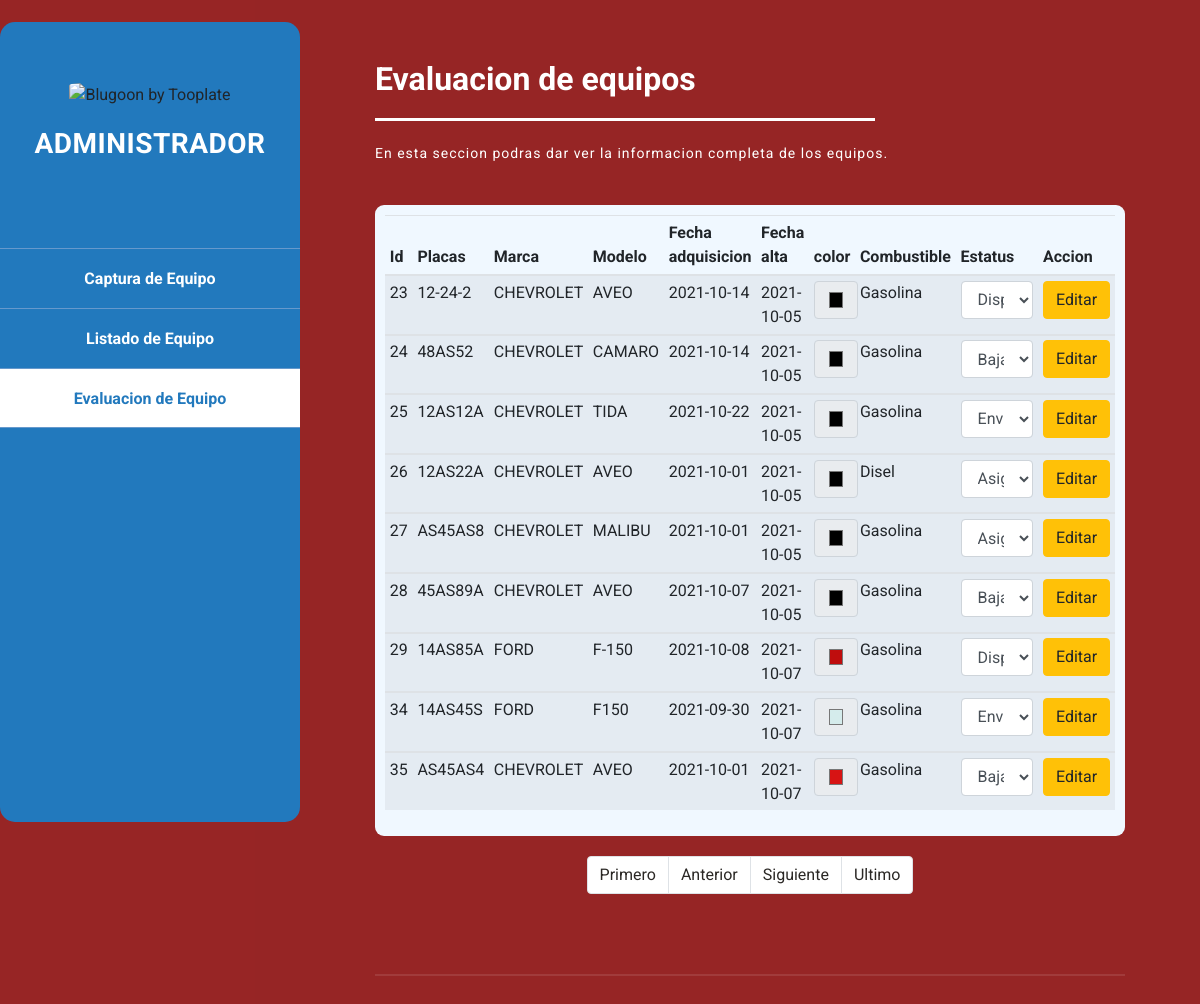
The app's page /evaluacion_equipo.php with its own data.
### tables this page shows
CREATE TABLE `equipo` (
  `id` int(10) NOT NULL,
  `placas` varchar(7) NOT NULL,
  `marca` varchar(30) NOT NULL,
  `modelo` varchar(30) NOT NULL,
  `fecha_adquisicion` date NOT NULL,
  `estatus` varchar(10) NOT NULL,
  `fecha_alta` date NOT NULL DEFAULT current_timestamp(),
  `color` varchar(15) NOT NULL,
  `combustible` varchar(20) NOT NULL
);

### evaluacion_equipo.php (the view, shortened to what this page needs)
<?php
include("conn/connLocalhost.php");
if (isset($_GET['pageno'])) {
    $pageno = $_GET['pageno'];
} else {
    $pageno = 1;
}
$no_of_records_per_page = 10;
$offset = ($pageno-1) * $no_of_records_per_page;
$total_pages_sql = "SELECT COUNT(*) FROM equipo";
$result = mysqli_query($connLocalhost,$total_pages_sql);
$total_rows = mysqli_fetch_array($result)[0];
$total_pages = ceil($total_rows / $no_of_records_per_page);
$valor="";
$queryGetEquipo = "SELECT id, placas, marca, modelo, fecha_adquisicion, estatus, fecha_alta, color, combustible FROM equipo WHERE placas LIKE '%$valor%'  ORDER BY id LIMIT $offset, $no_of_records_per_page ";
$resQueryGetEquipo = mysqli_query($connLocalhost, $queryGetEquipo) or trigger_error("There was an error getting the user data... please try again");
$EquipoDetails = mysqli_fetch_assoc($resQueryGetEquipo);
 ?>
<!DOCTYPE html>
<html lang="en">
  <head>
    <link href="vendor/bootstrap/css/bootstrap.min.css" rel="stylesheet" />
    <link rel="stylesheet" href="assets/css/fontawesome.css" />
    <link rel="stylesheet" href="assets/css/tooplate-style.css" />
    <link rel="stylesheet" href="assets/css/owl.css" />
    <link rel="stylesheet" href="assets/css/lightbox.css" />
  </head>
  <body >
    <div id="page-wraper" style="background-color:#870505de;">
      <div class="responsive-nav">
        <div id="menu" class="menu">
          <div class="container">
            <div class="image">
              <a href="#"><img src="https://www.proyectosabs.com/images/biglogo.fw.png" alt="Blugoon by Tooplate" /></a>
            </div>
            <div class="author-content">
              <h4>Administrador</h4>
            </div>
            <nav class="main-nav" role="navigation">
              <ul class="main-menu">
                <br>
                <br>
                <li><a href="index.php">Captura de Equipo</a></li>
                <li ><a href="listado_equipos.php">Listado de Equipo</a></li>
                <li class="active"><a href="evaluacion_equipo.php">Evaluacion de Equipo</a></li>
              </ul>
            </nav>
          </div>
        </div>
      </div>
      <section class="section about-me"style="width: 65%;" data-section="section1">
        <div class="container">
          <div class="section-heading">
            <h2>Evaluacion de equipos</h2>
            <div class="line-dec"></div>
            <span>En esta seccion podras dar ver la informacion completa de los equipos.</span>
          </div>
       <div class="right-image-post">
        <div class="" >
          <div class="table-striped table-responsive table-sm "style="padding: 10px; border-radius: 9px; background: aliceblue; ">
            <table  class="table table-striped breadcrumb-section "   >
              <thead>
                <tr>
                  <th  scope="col">Id</th>
                  <th scope="col">Placas</th>
                  <th scope="col">Marca</th>
                  <th scope="col">Modelo</th>
                  <th scope="col">Fecha adquisicion</th>
                  <th scope="col">Fecha alta</th>
                  <th scope="col">color</th>
                  <th scope="col">Combustible</th>
                  <th style="width: 14%;"  scope="col">Estatus</th>
                  <th  scope="col">  &nbsp;&nbsp; &nbsp;&nbsp; Accion</th>
                </tr>
              </thead>
              <tbody>
                <?php
                 do { ?>
                <tr>
                  <td><?php echo $EquipoDetails['id'] ?></td>
                  <td><?php echo $EquipoDetails['placas'] ?></td>
                  <td><?php echo $EquipoDetails['marca'] ?></td>
                  <td><?php echo $EquipoDetails['modelo'] ?></td>
                  <td><?php echo $EquipoDetails['fecha_adquisicion'] ?></td>
                  <td><?php echo $EquipoDetails['fecha_alta'] ?></td>
                  <td>
                  <input type="color" style="WIDTH: 122%;" class="form-control form-control-color" disabled id="exampleColorInput" value="<?php echo $EquipoDetails['color'] ?>" >
                  </td>
                  <td><?php echo $EquipoDetails['combustible'] ?></td>
                  <td >
                 <form  method="POST" action="evaluacion_equipo.php"  enctype="multipart/form-data" >
                <select id="inputState" class="form-control" required name="inputEstatus">
                <option hidden selected>      <?php echo $EquipoDetails['estatus'] ?></option>
                  </td>
                  <td>
          <input type="submit" class=" btn btn-warning" name="btnEditar"  value="Editar" id="submit" />
                </tr>
              </tbody>
            <?php } while($EquipoDetails = mysqli_fetch_assoc($resQueryGetEquipo)); ?>
            </table>
          </div>
          <nav style="padding: 20px;" aria-label="Page navigation example">
              <ul class="pagination justify-content-center">
                  <li class="page-item"><a style="color:#2b2825;" class="page-link"href="?pageno=1">Primero</a></li>
                  <li class="<?php if($pageno <= 1){ echo 'disabled'; } ?> page-item">
                      <a style="color:#2b2825;" class="page-link" href="<?php if($pageno <= 1){ echo '#'; } else { echo "?pageno=".($pageno - 1); } ?>">Anterior</a>
                  </li class="page-item">
                  <li class="<?php if($pageno >= $total_pages){ echo 'disabled'; } ?> page-item">
                      <a style="color:#2b2825;" class="page-link"  href="<?php if($pageno >= $total_pages){ echo '#'; } else { echo "?pageno=".($pageno + 1); } ?>">Siguiente</a>
                  </li>
                  <li class="page-item"><a style="color:#2b2825;" class="page-link" href="?pageno=<?php echo $total_pages; ?>">Ultimo</a></li>
              </ul>
            </nav>
  </div>
      </div>
        </div>
      </section>
    </div>
  </body>
</html>

### assets/css/tooplate-style.css (style rules this page uses)
body { font-family: 'Roboto', sans-serif; overflow-x: hidden; }
#page-wraper { background: #4AA0DD no-repeat center center fixed; -webkit-background-size: cover; -moz-background-size: cover; -o-background-size: cover; background-size: cover; width: 100%; }
input, select, textarea { outline: none; }
a { color: #9FF; text-decoration: none; }
h4 { font-size: 28px; font-weight: 700; color: #fff; letter-spacing: 0.5px; }
img { width: 100%; overflow: hidden; }
ul { padding: 0; margin: 0; list-style: none; }
ul li { display: inline-block; }
html { -webkit-box-sizing: border-box; -moz-box-sizing: border-box; box-sizing: border-box; }
*, *:before, *:after { -webkit-box-sizing: inherit; -moz-box-sizing: inherit; box-sizing: inherit; }
.container { margin: 0 auto; }
.main-nav { text-align: center; }
.main-nav li:last-child a { border-bottom: 1px solid #69C; }
.main-nav li { display: block; }
.main-nav li a { height: 60px; line-height: 60px; display: inline-block; font-size: 16px; font-weight: 700; color: #fff; width: 100%; transition: all 0.5s; border-top: 1px solid #69C; }
.main-nav li:hover a, .main-nav li.active a { background: #fff; color: #2279BD; }
.menu .image { margin-top: 50px; }
.menu .image img { width: 160px; height: 160px; border-radius: 10%; text-align: center; }
.menu .author-content { margin: 20px 0px 40px 0px; }
.menu .author-content h4 { margin-bottom: 0px; text-transform: uppercase; }
.menu:before, .menu:after { content: ""; display: table; }
.menu:after { clear: both; }
.menu a { text-decoration: none; color: inherit; }
.menu { text-align: center; }
.menu { left: 8%; -webkit-transition: -webkit-transform 233ms cubic-bezier(0, 0, 0.21, 1); -webkit-overflow-scrolling: touch; background-color: #2279BD; box-sizing: border-box; height: 100vh; max-height: 100vh !important; max-width: 80vw !important; min-width: 45px !important; outline: none; overflow-x: hidden !important; overflow-y: auto !important; padding: 0; position: fixed !important; top: calc(22px); width: 22%; will-change: transform; z-index: 9999 !important; border-radius: 15px; }
.section { color: #fff; width: 60%; right: 10%; left: 35%; position: relative; min-height: 100vh; padding-bottom: 60px; border-bottom: 3px solid rgba(250, 250, 250, 0.25); }
.section-heading { text-align: left; padding: 60px 0 40px 0; }
.section-heading h2 { font-size: 32px; font-weight: 700; color: #fff; }
.section-heading .line-dec { max-width: 500px; height: 3px; background-color: #fff; margin: 20px 0; }
.section-heading span { margin-top: 5px; font-size: 14px; color: #fff; letter-spacing: 1px; }
.right-image-post { margin-bottom: 60px; padding-bottom: 60px; border-bottom: 2px solid rgba(250, 250, 250, 0.1); }
.form-control::placeholder { color: #b2b4b5; opacity: 0.6; }
@media screen and (max-width: 1680px) { .menu { left: 4%; } }
@media screen and (max-width: 1680px) { .section { color: #3c3333; width: 44%; right: 5%; left: 30%; } }
@media screen and (max-width: 1680px) and (min-width: 846px) { .menu .image { margin-top: 60px; } }
@media screen and (max-width: 1280px) { .menu { left: 0%; } }
.menu .container { padding-left: 0; padding-right: 0; }
@media screen and (max-width: 1280px) and (min-width: 846px) { .menu { width: 25%; } }

### records on screen
equipo: id "23", placas "12-24-2", marca "CHEVROLET", modelo "AVEO", fecha_adquisicion "2021-10-14", fecha_alta "2021-10-05", color "#000000", combustible "Gasolina", inputEstatus "Disponible"
equipo: id "24", placas "48AS52", marca "CHEVROLET", modelo "CAMARO", fecha_adquisicion "2021-10-14", fecha_alta "2021-10-05", color "#000000", combustible "Gasolina", inputEstatus "Baja"
equipo: id "25", placas "12AS12A", marca "CHEVROLET", modelo "TIDA", fecha_adquisicion "2021-10-22", fecha_alta "2021-10-05", color "#000000", combustible "Gasolina", inputEstatus "Enviado"
equipo: id "26", placas "12AS22A", marca "CHEVROLET", modelo "AVEO", fecha_adquisicion "2021-10-01", fecha_alta "2021-10-05", color "#000000", combustible "Disel", inputEstatus "Asignado"
equipo: id "27", placas "AS45AS8", marca "CHEVROLET", modelo "MALIBU", fecha_adquisicion "2021-10-01", fecha_alta "2021-10-05", color "#000000", combustible "Gasolina", inputEstatus "Asignado"
equipo: id "28", placas "45AS89A", marca "CHEVROLET", modelo "AVEO", fecha_adquisicion "2021-10-07", fecha_alta "2021-10-05", color "#000000", combustible "Gasolina", inputEstatus "Baja"
equipo: id "29", placas "14AS85A", marca "FORD", modelo "F-150", fecha_adquisicion "2021-10-08", fecha_alta "2021-10-07", color "#bf0d0d", combustible "Gasolina", inputEstatus "Disponible"
equipo: id "34", placas "14AS45S", marca "FORD", modelo "F150", fecha_adquisicion "2021-09-30", fecha_alta "2021-10-07", color "#d5ecec", combustible "Gasolina", inputEstatus "Enviado"
equipo: id "35", placas "AS45AS4", marca "CHEVROLET", modelo "AVEO", fecha_adquisicion "2021-10-01", fecha_alta "2021-10-07", color "#d71414", combustible "Gasolina", inputEstatus "Baja"
